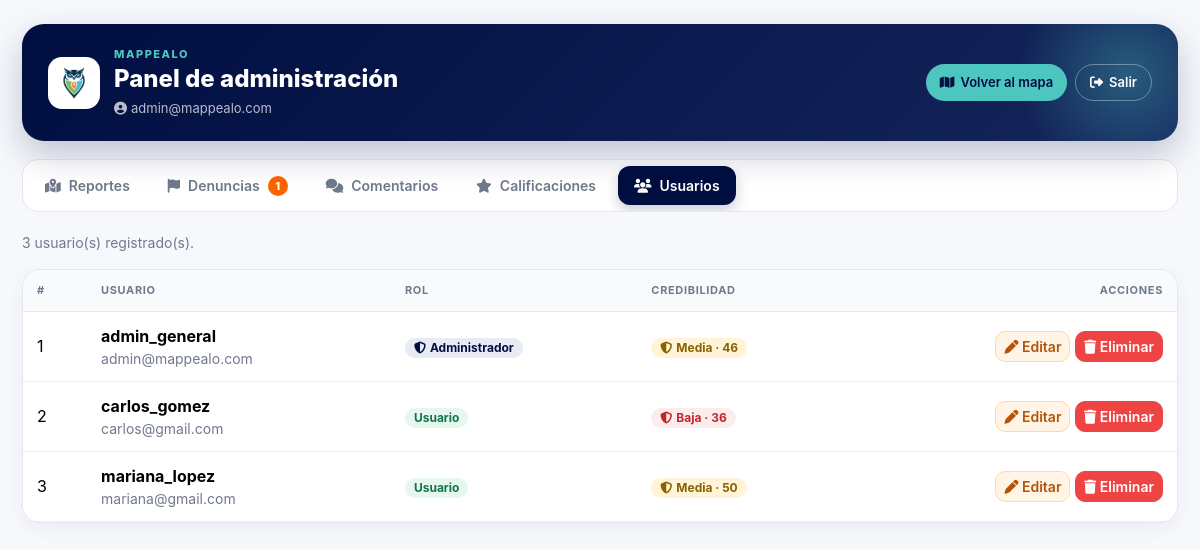
The page /pages/admin/user_list.php (signed in) on the database its author committed.
### tables this page shows
CREATE TABLE `usuario` (
  `id_usuario` int(11) NOT NULL,
  `nombre_usuario` varchar(100) NOT NULL,
  `email` varchar(150) NOT NULL,
  `password` varchar(255) NOT NULL,
  `fecha_registro` datetime NOT NULL DEFAULT current_timestamp(),
  `cuenta_verificada` tinyint(1) NOT NULL DEFAULT 0,
  `es_admin` tinyint(1) NOT NULL DEFAULT 0
);

### config/credibilidad.php (called while the page is built, shortened)
<?php
function credibilidad_nivel(int $puntaje): array
{
    if ($puntaje >= 40) {
        return ['clave' => 'media', 'texto' => 'Media'];
    }
    return ['clave' => 'baja', 'texto' => 'Baja'];
}
function credibilidad_resultado(array $factores): array
{
    $puntaje = (int) round(array_sum(array_column($factores, 'puntos')));
    $puntaje = max(0, min(100, $puntaje));
    return [
        'puntaje' => $puntaje,
        'nivel' => credibilidad_nivel($puntaje),
        'factores' => array_values(array_filter($factores, fn($f) => $f['puntos'] != 0 || !empty($f['base'])))
    ];
}
function credibilidad_aporte_calificacion(float $suma, int $cantidad, int $peso, int $muestra): int
{
    $promedio = $suma / $cantidad;
    $confianza = min(1, $cantidad / $muestra);
    return (int) round(($promedio - 3) * $peso * $confianza);
}
function credibilidad_datos(PDO $connection): array
{
    static $cache = null;
    if ($cache !== null) {
        return $cache;
    }
    $filas = $connection->query("
        SELECT
            r.id_reporte,
            r.id_usuario,
            r.fecha_reporte,
            COALESCE((SELECT SUM(v.valor) FROM valoracion v WHERE v.id_reporte = r.id_reporte AND v.id_usuario <> r.id_usuario), 0) AS suma_calificaciones,
            (SELECT COUNT(*) FROM valoracion v WHERE v.id_reporte = r.id_reporte AND v.id_usuario <> r.id_usuario) AS cantidad_calificaciones,
            (SELECT COUNT(DISTINCT a.id_usuario) FROM advertencia a WHERE a.id_reporte = r.id_reporte AND a.id_usuario <> r.id_usuario) AS cantidad_denuncias
        FROM reporte r
        ORDER BY r.fecha_reporte ASC, r.id_reporte ASC
    ")->fetchAll(PDO::FETCH_ASSOC);
    $reportes = [];
    $porUsuario = [];
    foreach ($filas as $f) {
        $r = [
            'id' => (int) $f['id_reporte'],
            'usuario' => (int) $f['id_usuario'],
            'fecha' => strtotime($f['fecha_reporte']) ?: 0,
            'suma' => (float) $f['suma_calificaciones'],
            'calificaciones' => (int) $f['cantidad_calificaciones'],
            'denuncias' => (int) $f['cantidad_denuncias'],
        ];
        $reportes[$r['id']] = $r;
        $porUsuario[$r['usuario']][] = $r['id'];
    }
    return $cache = ['reportes' => $reportes, 'por_usuario' => $porUsuario];
}
function credibilidad_factores_autor(array $datos, int $idUsuario, ?int $excluirReporte = null): array
{
    $suma = 0.0;
    $calificaciones = 0;
    $denuncias = 0;
    foreach ($datos['por_usuario'][$idUsuario] ?? [] as $id) {
        $r = $datos['reportes'][$id];
        $suma += $r['suma'];
        $calificaciones += $r['calificaciones'];
        $denuncias += $r['denuncias'];
    }
    $factores = [[
        'texto' => 'Usuario registrado',
        'puntos' => CRED_BASE_REGISTRADO,
        'base' => true
    ]];
    if ($calificaciones > 0) {
        $promedio = round($suma / $calificaciones, 1);
        $factores[] = [
            'texto' => sprintf('Calificaciones de %s: %s ★ (%d)', $excluirReporte ? 'sus otros reportes' : 'sus reportes', str_replace('.', ',', (string) $promedio), $calificaciones),
            'puntos' => credibilidad_aporte_calificacion($suma, $calificaciones, CRED_USUARIO_PESO_CALIFICACION, CRED_USUARIO_MUESTRA_CALIFICACION)
        ];
    }
    if ($denuncias > 0) {
        $factores[] = [
            'texto' => sprintf('Denuncias recibidas en %s: %d', $excluirReporte ? 'sus otros reportes' : 'sus reportes', $denuncias),
            'puntos' => -min(CRED_USUARIO_TOPE_DENUNCIAS, $denuncias * CRED_USUARIO_PENALIDAD_DENUNCIA)
        ];
    }
    return $factores;
}
function credibilidad_factor_rafaga(array $datos, int $idUsuario, int $momento, ?int $excluirReporte = null): ?array
{
    $desde = $momento - CRED_RAFAGA_HORAS * 3600;
    $cantidad = 0;
    foreach ($datos['por_usuario'][$idUsuario] ?? [] as $id) {
        $fecha = $datos['reportes'][$id]['fecha'];
    }
    $exceso = $cantidad - CRED_RAFAGA_LIMITE;
    if ($exceso <= 0) {
        return null;
    }
    return [
        'texto' => sprintf('Muchos reportes en poco tiempo: %d en %d h (límite %d)', $cantidad, CRED_RAFAGA_HORAS, CRED_RAFAGA_LIMITE),
        'puntos' => -min(CRED_RAFAGA_TOPE, $exceso * CRED_RAFAGA_PENALIDAD)
    ];
}
function credibilidad_usuario(PDO $connection, int $idUsuario): array
{
    $datos = credibilidad_datos($connection);
    $factores = credibilidad_factores_autor($datos, $idUsuario);
    $rafaga = credibilidad_factor_rafaga($datos, $idUsuario, time());
    return credibilidad_resultado($factores);
}

### pages/admin/user_list.php (the view, shortened to what this page needs)
<?php
require_once '../../config/connection.php';
require_once __DIR__ . '/_nav.php';
require_once '../../config/credibilidad.php';
if (
    !isset($_SESSION['user']) ||
    empty($_SESSION['user']['is_admin'])
) {
    $_SESSION['errors'] = ["Acceso denegado. Solo los administradores pueden acceder a esta página. Hemos cerrado tu sesión por seguridad."];
    header("Location: ../auth/login.php");
    exit;
}else{
    $sql = "SELECT id_usuario, nombre_usuario, email, es_admin FROM usuario WHERE id_usuario <> 0 ORDER BY id_usuario";
    $stmt = $connection->prepare($sql);
    $stmt->execute();
    $users = $stmt->fetchAll(PDO::FETCH_ASSOC);
}
?>
<!DOCTYPE html>
<html lang="es">
<head>
    <?php admin_head('Usuarios'); ?>
</head>
<body class="admin-body">
<div class="container py-4">
    <?php admin_nav($connection, 'usuarios'); ?>
    <p class="text-muted small"><?= count($users) ?> usuario(s) registrado(s).</p>
    <div class="table-responsive">
        <table class="table table-hover align-middle">
            <thead>
                <tr>
                    <th>#</th>
                    <th>Usuario</th>
                    <th>Rol</th>
                    <th>Credibilidad</th>
                    <th class="text-end">Acciones</th>
                </tr>
            </thead>
            <tbody>
            <?php foreach ($users as $user): ?>
                <tr>
                    <td><?= (int) $user['id_usuario'] ?></td>
                    <td>
                        <strong><?= htmlspecialchars($user['nombre_usuario']) ?></strong>
                        <div class="small text-muted"><?= htmlspecialchars($user['email']) ?></div>
                    </td>
                    <td>
                        <?php if ($user['es_admin']): ?>
                            <span class="badge text-bg-dark"><i class="fa-solid fa-shield-halved me-1"></i>Administrador</span>
                        <?php else: ?>
                            <span class="badge text-bg-success">Usuario</span>
                        <?php endif; ?>
                    </td>
                    <td><?= admin_credibilidad(credibilidad_usuario($connection, (int) $user['id_usuario'])) ?></td>
                    <td class="text-end text-nowrap">
                        <a href="edit_user.php?id=<?= (int) $user['id_usuario'] ?>" class="btn btn-warning btn-sm">
                            <i class="fa-solid fa-pen"></i> Editar
                        </a>
                        <a href="../../handler/admin/delete_user_handler.php?id=<?= (int) $user['id_usuario'] ?>" class="btn btn-danger btn-sm"
                           onclick="return confirm('¿Eliminar al usuario <?= htmlspecialchars(addslashes($user['email']), ENT_QUOTES) ?>? También se borran sus reportes, comentarios y calificaciones.');">
                            <i class="fa-solid fa-trash"></i> Eliminar
                        </a>
                    </td>
                </tr>
            <?php endforeach; ?>
            </tbody>
        </table>
    </div>
</div>
</body>
</html>

### pages/admin/_nav.php (shortened to what this page needs)
<?php
function admin_e($texto): string
{
    return htmlspecialchars((string) $texto, ENT_QUOTES, 'UTF-8');
}
function admin_credibilidad(?array $cred, bool $conTexto = true): string
{
    $clase = ['alta' => 'text-bg-success', 'media' => 'text-bg-warning', 'baja' => 'text-bg-danger'][$cred['nivel']['clave']] ?? 'text-bg-secondary';
    $texto = $conTexto ? admin_e($cred['nivel']['texto']) . ' · ' : '';
    return '<span class="badge ' . $clase . '" title="Índice de credibilidad (0 a 100)"><i class="fa-solid fa-shield-halved me-1"></i>' . $texto . (int) $cred['puntaje'] . '</span>';
}
function admin_nav(PDO $connection, string $activa): void
{
    $denunciados = (int) $connection->query("SELECT COUNT(DISTINCT id_reporte) FROM advertencia")->fetchColumn();
    $pestanas = [
        'reportes' => ['reportes.php', 'Reportes', 'fa-map-location-dot', null],
        'denuncias' => ['denuncias.php', 'Denuncias', 'fa-flag', $denunciados],
        'comentarios' => ['comentarios.php', 'Comentarios', 'fa-comments', null],
        'calificaciones' => ['calificaciones.php', 'Calificaciones', 'fa-star', null],
        'usuarios' => ['user_list.php', 'Usuarios', 'fa-users', null],
    ];
    $email = $_SESSION['user']['email'] ?? '';
    ?>
    <header class="admin-hero">
        <div class="admin-hero-marca">
            <img src="../../assets/Img/LOGO%20MAPPEALO%201.png" alt="Mappealo" class="admin-hero-logo">
            <div>
                <span class="admin-hero-brand">MAPPEALO</span>
                <h1>Panel de administración</h1>
                <span class="admin-hero-usuario"><i class="fa-solid fa-circle-user me-1"></i><?= admin_e($email) ?></span>
            </div>
        </div>
        <div class="admin-hero-acciones">
            <a href="../../index.php" class="btn-hero-mapa"><i class="fa-solid fa-map"></i> Volver al mapa</a>
            <a href="../../handler/auth/logout_handler.php" class="btn-hero-salir"><i class="fa-solid fa-right-from-bracket"></i> Salir</a>
        </div>
    </header>
    <nav>
        <ul class="admin-tabs">
            <?php foreach ($pestanas as $clave => [$url, $texto, $icono, $contador]): ?>
                <li>
                    <a class="<?= $clave === $activa ? 'active' : '' ?>" href="<?= $url ?>" <?= $clave === $activa ? 'aria-current="page"' : '' ?>>
                        <i class="fa-solid <?= $icono ?>"></i> <?= $texto ?>
                        <?php if ($contador): ?>
                            <span class="badge-tab"><?= $contador ?></span>
                        <?php endif; ?>
                    </a>
                </li>
            <?php endforeach; ?>
        </ul>
    </nav>
    <?php
}
function admin_head(string $titulo): void
{
    ?>
    <link href="https://cdn.jsdelivr.net/npm/bootstrap@5.3.7/dist/css/bootstrap.min.css" rel="stylesheet">
    <link rel="stylesheet" href="https://cdnjs.cloudflare.com/ajax/libs/font-awesome/6.5.2/css/all.min.css">
    <link rel="stylesheet" href="../../assets/css/admin.css?v=5">
    <?php
}

### rows shown on the page
usuario: id_usuario "1", nombre_usuario "admin_general", email "admin@mappealo.com", es_admin 1 (drawn), texto "Media ·", puntaje "46"
usuario: id_usuario "2", nombre_usuario "carlos_gomez", email "carlos@gmail.com", es_admin "Usuario", texto "Baja ·", puntaje "36"
usuario: id_usuario "3", nombre_usuario "mariana_lopez", email "mariana@gmail.com", es_admin "Usuario", texto "Media ·", puntaje "50"

### other values the page prints
admin_e($email) "admin@mappealo.com"
$texto "Reportes"
$texto "Denuncias"
$contador "1"
$texto "Comentarios"
$texto "Calificaciones"
$texto "Usuarios"
count($users) "3"
